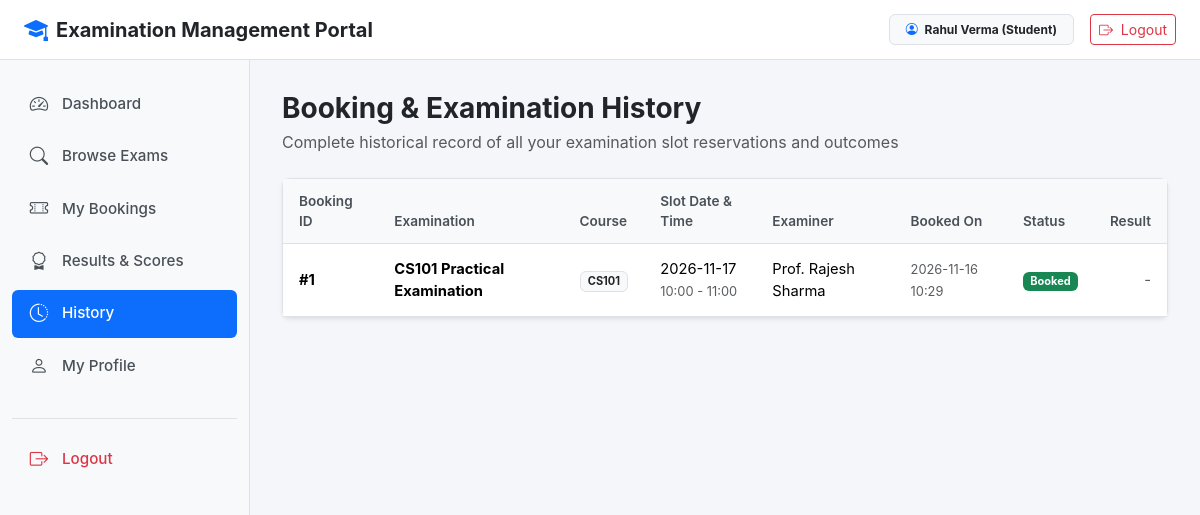
Screenshot of /student/history (signed in) with the database file from the repository.
### models.py (models this page shows, shortened)
class User(db.Model, UserMixin):
    id = db.Column(db.Integer, primary_key=True)
    username = db.Column(db.String(80), unique=True, nullable=False)
    email = db.Column(db.String(120), unique=True, nullable=False)
    password_hash = db.Column(db.String(255), nullable=False)
    name = db.Column(db.String(100), nullable=False)
    phone = db.Column(db.String(20))
    department = db.Column(db.String(100))
    role = db.Column(db.String(20), nullable=False, default='student')
    status = db.Column(db.String(20), nullable=False, default='active')
    created_at = db.Column(db.DateTime, default=datetime.utcnow)
    @property
    def is_active(self):
        return self.status not in ['deactivated', 'rejected']
    @property
    def is_admin(self):
        return self.role == 'admin'
    @property
    def is_examiner(self):
        return self.role == 'examiner'
    @property
    def is_student(self):
        return self.role == 'student'

class Booking(db.Model):
    id = db.Column(db.Integer, primary_key=True)
    student_id = db.Column(db.Integer, db.ForeignKey('user.id'), nullable=False)
    slot_id = db.Column(db.Integer, db.ForeignKey('slot.id'), nullable=False)
    booking_date = db.Column(db.DateTime, default=datetime.utcnow)
    status = db.Column(db.String(20), nullable=False, default='Booked')
    student = db.relationship('User', foreign_keys=[student_id], backref='student_bookings')
    evaluation = db.relationship('Evaluation', backref='booking', uselist=False, cascade='all, delete-orphan')

class Examination(db.Model):
    id = db.Column(db.Integer, primary_key=True)
    course_id = db.Column(db.Integer, db.ForeignKey('course.id'), nullable=False)
    name = db.Column(db.String(150), nullable=False)
    exam_type = db.Column(db.String(50), nullable=False, default='Viva')
    duration = db.Column(db.Integer, nullable=False, default=30)
    max_marks = db.Column(db.Integer, nullable=False, default=100)
    slot_creation_start_date = db.Column(db.Date, nullable=False)
    slot_creation_end_date = db.Column(db.Date, nullable=False)
    slot_booking_start_date = db.Column(db.Date, nullable=False)
    slot_booking_end_date = db.Column(db.Date, nullable=False)
    status = db.Column(db.String(30), nullable=False, default='Draft')
    created_at = db.Column(db.DateTime, default=datetime.utcnow)
    rubrics = db.relationship('Rubric', backref='examination', cascade='all, delete-orphan', lazy=True)
    slots = db.relationship('Slot', backref='examination', cascade='all, delete-orphan', lazy=True)

class Course(db.Model):
    id = db.Column(db.Integer, primary_key=True)
    course_code = db.Column(db.String(20), unique=True, nullable=False)
    course_name = db.Column(db.String(150), nullable=False)
    description = db.Column(db.Text)
    status = db.Column(db.String(20), nullable=False, default='Active')
    created_at = db.Column(db.DateTime, default=datetime.utcnow)
    examinations = db.relationship('Examination', backref='course', cascade='all, delete-orphan', lazy=True)

class Slot(db.Model):
    id = db.Column(db.Integer, primary_key=True)
    examination_id = db.Column(db.Integer, db.ForeignKey('examination.id'), nullable=False)
    examiner_id = db.Column(db.Integer, db.ForeignKey('user.id'), nullable=False)
    date = db.Column(db.Date, nullable=False)
    start_time = db.Column(db.String(10), nullable=False)
    end_time = db.Column(db.String(10), nullable=False)
    max_capacity = db.Column(db.Integer, nullable=False, default=1)
    available_seats = db.Column(db.Integer, nullable=False, default=1)
    status = db.Column(db.String(20), nullable=False, default='Available')
    created_at = db.Column(db.DateTime, default=datetime.utcnow)
    examiner = db.relationship('User', foreign_keys=[examiner_id], backref='examiner_slots')
    bookings = db.relationship('Booking', backref='slot', cascade='all, delete-orphan', lazy=True)

### student.py (the view)
@app.route('/student/history')
@student_required
def student_history():
    bookings = Booking.query.filter_by(
        student_id=current_user.id
    ).order_by(Booking.booking_date.desc()).all()
    return render_template('student/history.html', bookings=bookings)

### app.py (called while the page is built)
@login_manager.user_loader
def load_user(user_id):
    try:
        user = db.session.get(User, int(user_id))
        if user and user.status in ['deactivated', 'rejected']:
            return None
        return user
    except (ValueError, TypeError):
        return None

### student.py (called while the page is built)
def student_required(function):
    @wraps(function)
    def wrapper(*args, **kwargs):
        if not current_user.is_authenticated:
            return redirect(url_for('login'))
        if not current_user.is_student:
            flash('Student access required.', 'danger')
            return redirect(url_for('index'))
        if current_user.status in ['deactivated', 'rejected']:
            logout_user()
            flash('Access denied. Account is not active.', 'danger')
            return redirect(url_for('login'))
        return function(*args, **kwargs)
    return wrapper

### templates/student/history.html (shortened to what this page needs)
{% extends "base.html" %}
{% block content %}
<div class="d-flex justify-content-between align-items-center mb-4">
    <div>
        <h3 class="fw-bold mb-1">Booking & Examination History</h3>
        <p class="text-muted mb-0">Complete historical record of all your examination slot reservations and outcomes</p>
    </div>
</div>
<div class="card shadow-sm">
    <div class="card-body p-0">
        <div class="table-responsive">
            <table class="table table-hover mb-0">
                <thead>
                    <tr>
                        <th>Booking ID</th>
                        <th>Examination</th>
                        <th>Course</th>
                        <th>Slot Date & Time</th>
                        <th>Examiner</th>
                        <th>Booked On</th>
                        <th>Status</th>
                        <th class="text-end">Result</th>
                    </tr>
                </thead>
                <tbody>
                    {% if bookings %}
                        {% for b in bookings %}
                        <tr>
                            <td><strong>#{{ b.id }}</strong></td>
                            <td class="fw-bold">{{ b.slot.examination.name }}</td>
                            <td><span class="badge bg-light text-dark border">{{ b.slot.examination.course.course_code }}</span></td>
                            <td>
                                {{ b.slot.date.strftime('%Y-%m-%d') }}<br>
                                <small class="text-muted">{{ b.slot.start_time }} - {{ b.slot.end_time }}</small>
                            </td>
                            <td>{{ b.slot.examiner.name }}</td>
                            <td><small class="text-muted">{{ b.booking_date.strftime('%Y-%m-%d %H:%M') }}</small></td>
                            <td>
                                {% if b.status == 'Booked' %}
                                <span class="badge bg-success">Booked</span>
                                {% elif b.status == 'Completed' %}
                                <span class="badge bg-primary">Completed</span>
                                {% else %}
                                <span class="badge bg-secondary">Cancelled</span>
                                {% endif %}
                            </td>
                            <td class="text-end">
                                {% if b.evaluation %}
                                <a href="{{ url_for('student_results') }}" class="btn btn-sm btn-outline-success">
                                    <i class="bi bi-award me-1"></i> {{ b.evaluation.total_marks }} / {{ b.slot.examination.max_marks }}
                                </a>
                                {% else %}
                                <span class="text-muted">-</span>
                                {% endif %}
                            </td>
                        </tr>
                        {% endfor %}
                    {% else %}
                        <tr>
                            <td colspan="8" class="text-center py-4 text-muted">No booking history recorded.</td>
                        </tr>
                    {% endif %}
                </tbody>
            </table>
        </div>
    </div>
</div>
{% endblock %}

### templates/base.html (shortened to what this page needs)
<!DOCTYPE html>
<html lang="en">
<head>
    <link href="https://cdn.jsdelivr.net/npm/bootstrap@5.3.2/dist/css/bootstrap.min.css" rel="stylesheet">
    <link href="https://cdn.jsdelivr.net/npm/bootstrap-icons@1.11.1/font/bootstrap-icons.css" rel="stylesheet">
</head>
<body>
    <nav class="top-navbar">
        <div class="d-flex align-items-center">
            <a href="{{ url_for('index') }}" class="text-decoration-none text-dark d-flex align-items-center gap-2">
                <i class="bi bi-mortarboard-fill text-primary fs-4"></i>
                <span class="fw-bold fs-5">Examination Management Portal</span>
            </a>
        </div>
        <div class="d-flex align-items-center gap-3">
            {% if current_user.is_authenticated %}
            <span class="badge bg-light text-dark border px-3 py-2">
                <i class="bi bi-person-circle me-1 text-primary"></i>
                {{ current_user.name }} ({{ current_user.role|capitalize }})
            </span>
            <a href="{{ url_for('logout') }}" class="btn btn-outline-danger btn-sm">
                <i class="bi bi-box-arrow-right me-1"></i> Logout
            </a>
            {% else %}
            <a href="{{ url_for('login') }}" class="btn btn-outline-primary btn-sm px-3">Login</a>
            <a href="{{ url_for('register') }}" class="btn btn-primary btn-sm px-3">Register</a>
            {% endif %}
        </div>
    </nav>
    {% if current_user.is_authenticated %}
    <div class="sidebar">
        <ul class="nav flex-column">
            {% if current_user.is_admin %}
            <li class="nav-item">
                <a class="nav-link {% if request.endpoint == 'admin_dashboard' %}active{% endif %}" href="{{ url_for('admin_dashboard') }}">
                    <i class="bi bi-speedometer2"></i> Dashboard
                </a>
            </li>
            <li class="nav-item">
                <a class="nav-link {% if request.endpoint in ['admin_courses', 'new_course', 'edit_course'] %}active{% endif %}" href="{{ url_for('admin_courses') }}">
                    <i class="bi bi-book"></i> Courses
                </a>
            </li>
            <li class="nav-item">
                <a class="nav-link {% if request.endpoint in ['admin_examinations', 'new_examination', 'edit_examination', 'admin_rubrics', 'new_rubric', 'edit_rubric'] %}active{% endif %}" href="{{ url_for('admin_examinations') }}">
                    <i class="bi bi-journal-text"></i> Examinations
                </a>
            </li>
            <li class="nav-item">
                <a class="nav-link {% if request.endpoint == 'admin_examiners' %}active{% endif %}" href="{{ url_for('admin_examiners') }}">
                    <i class="bi bi-person-badge"></i> Examiners
                </a>
            </li>
            <li class="nav-item">
                <a class="nav-link {% if request.endpoint == 'admin_students' %}active{% endif %}" href="{{ url_for('admin_students') }}">
                    <i class="bi bi-people"></i> Students
                </a>
            </li>
            <li class="nav-item">
                <a class="nav-link {% if request.endpoint in ['admin_slots', 'change_slot_examiner'] %}active{% endif %}" href="{{ url_for('admin_slots') }}">
                    <i class="bi bi-calendar3"></i> All Slots
                </a>
            </li>
            <li class="nav-item">
                <a class="nav-link {% if request.endpoint in ['admin_bookings', 'reschedule_booking'] %}active{% endif %}" href="{{ url_for('admin_bookings') }}">
                    <i class="bi bi-card-checklist"></i> Bookings
                </a>
            </li>
            <li class="nav-item">
                <a class="nav-link {% if request.endpoint == 'admin_search' %}active{% endif %}" href="{{ url_for('admin_search') }}">
                    <i class="bi bi-search"></i> Search
                </a>
            </li>
            {% elif current_user.is_student %}
            <li class="nav-item">
                <a class="nav-link {% if request.endpoint == 'student_dashboard' %}active{% endif %}" href="{{ url_for('student_dashboard') }}">
                    <i class="bi bi-speedometer2"></i> Dashboard
                </a>
            </li>
            <li class="nav-item">
                <a class="nav-link {% if request.endpoint in ['student_examinations', 'student_slots'] %}active{% endif %}" href="{{ url_for('student_examinations') }}">
                    <i class="bi bi-search"></i> Browse Exams
                </a>
            </li>
            <li class="nav-item">
                <a class="nav-link {% if request.endpoint == 'my_bookings' %}active{% endif %}" href="{{ url_for('my_bookings') }}">
                    <i class="bi bi-ticket-perforated"></i> My Bookings
                </a>
            </li>
            <li class="nav-item">
                <a class="nav-link {% if request.endpoint == 'student_results' %}active{% endif %}" href="{{ url_for('student_results') }}">
                    <i class="bi bi-award"></i> Results & Scores
                </a>
            </li>
            <li class="nav-item">
                <a class="nav-link {% if request.endpoint == 'student_history' %}active{% endif %}" href="{{ url_for('student_history') }}">
                    <i class="bi bi-clock-history"></i> History
                </a>
            </li>
            <li class="nav-item">
                <a class="nav-link {% if request.endpoint == 'student_profile' %}active{% endif %}" href="{{ url_for('student_profile') }}">
                    <i class="bi bi-person"></i> My Profile
                </a>
            </li>
            {% endif %}
            <li class="nav-item mt-4 pt-3 border-top">
                <a class="nav-link text-danger" href="{{ url_for('logout') }}">
                    <i class="bi bi-box-arrow-right"></i> Logout
                </a>
            </li>
        </ul>
    </div>
    <main class="main-wrapper">
        {% block content %}{% endblock %}
    </main>
    {% endif %}
</body>
</html>

### templates/base.html (style rules this page uses)
:root { --primary-color: #0d6efd; --sidebar-width: 250px; --sidebar-bg: #f8f9fa; --border-color: #dee2e6; }
body { font-family: -apple-system, BlinkMacSystemFont, "Segoe UI", Roboto, "Helvetica Neue", Arial, sans-serif; background-color: #f4f6f9; color: #212529; margin: 0; padding: 0; }
.top-navbar { height: 60px; background-color: #ffffff; border-bottom: 1px solid var(--border-color); position: fixed; top: 0; left: 0; right: 0; z-index: 1030; display: flex; align-items: center; justify-content: space-between; padding: 0 1.5rem; }
.sidebar { width: var(--sidebar-width); background-color: var(--sidebar-bg); border-right: 1px solid var(--border-color); position: fixed; top: 60px; bottom: 0; left: 0; z-index: 1020; padding: 1.25rem 0.75rem; overflow-y: auto; }
.sidebar .nav-link { display: flex; align-items: center; padding: 0.65rem 1rem; color: #495057; border-radius: 6px; font-weight: 500; font-size: 0.95rem; margin-bottom: 0.25rem; text-decoration: none; }
.sidebar .nav-link i { font-size: 1.15rem; margin-right: 0.75rem; width: 22px; text-align: center; }
.sidebar .nav-link.active { color: #ffffff; background-color: var(--primary-color); }
.main-wrapper { margin-top: 60px; margin-left: var(--sidebar-width); padding: 2rem; min-height: calc(100vh - 60px); }
.card { border: 1px solid var(--border-color); border-radius: 8px; box-shadow: 0 1px 3px rgba(0, 0, 0, 0.05); background-color: #ffffff; }
.table { vertical-align: middle; }
.table thead th { background-color: #f8f9fa; color: #495057; font-size: 0.85rem; font-weight: 600; border-bottom: 1px solid var(--border-color); padding: 0.75rem 1rem; }
.table tbody td { padding: 0.85rem 1rem; border-bottom: 1px solid var(--border-color); font-size: 0.92rem; }

### rows the page displays
User: name "Rahul Verma", role "Student"
Booking: id "1", slot.examination.name "CS101 Practical Examination", slot.examination.course.course_code "CS101", slot "2026-11-17", slot.start_time "10:00", slot.end_time "11:00", slot.examiner.name "Prof. Rajesh Sharma", booking_date "2026-11-16 10:29", status "Booked"
